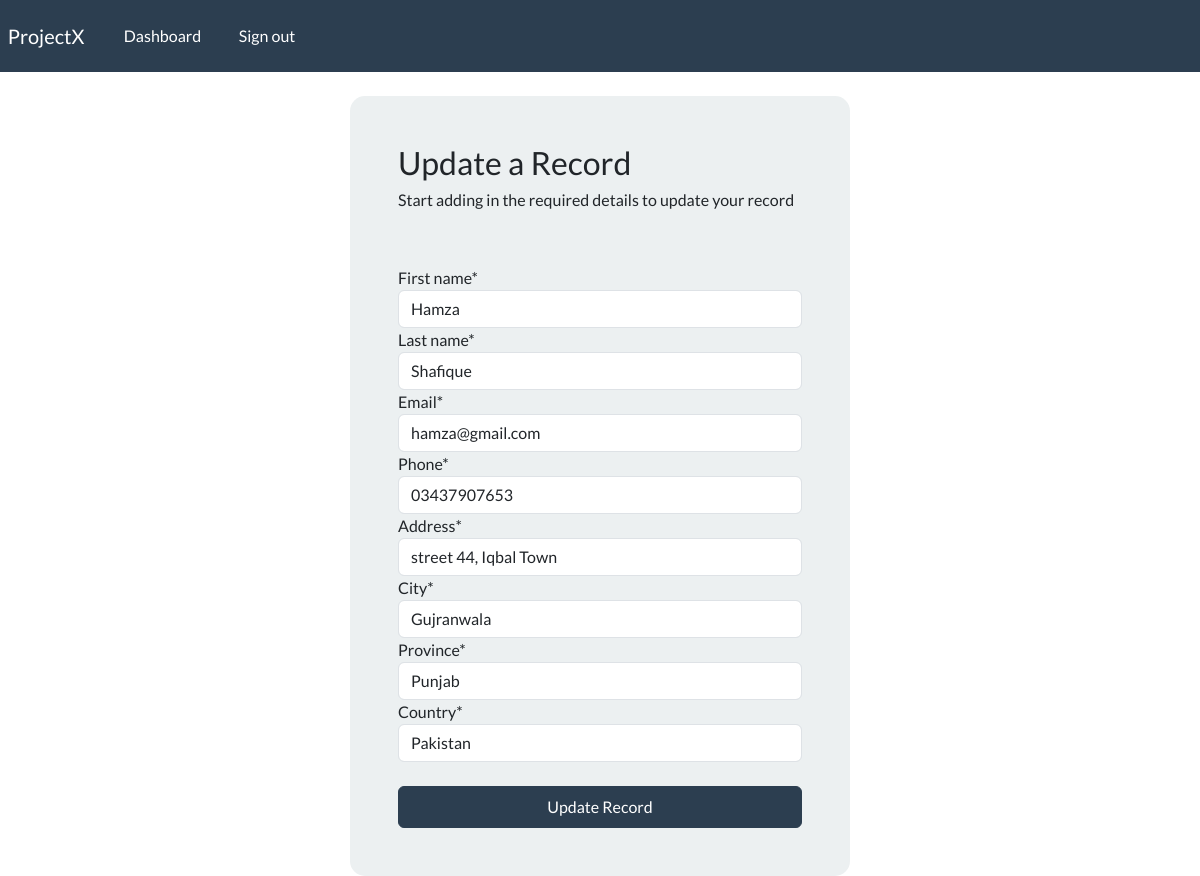
Before: /update-record/2 (signed in) with the older database file.
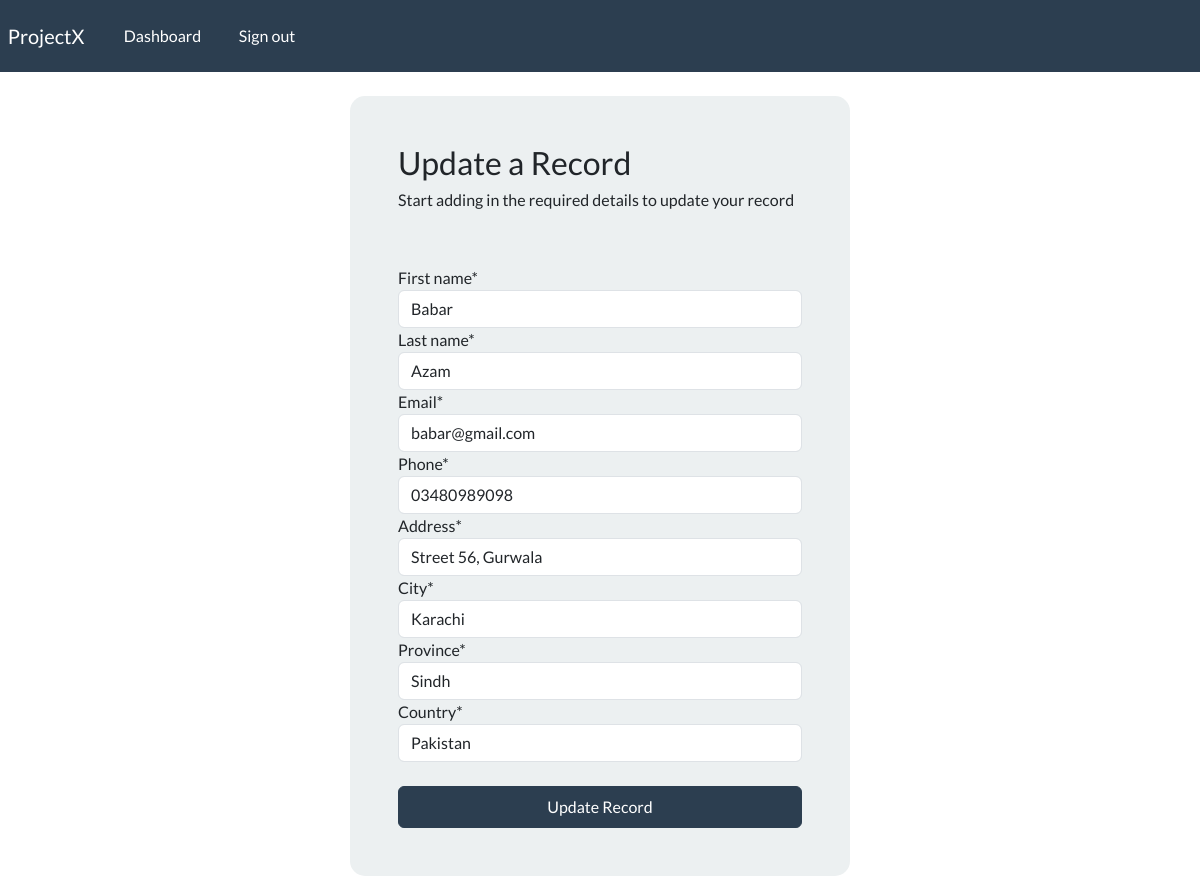
After: the same page with the newer database file.
### webapp/models.py (models this page shows, shortened)
class Record(models.Model):
    user = models.ForeignKey(User, on_delete=models.CASCADE) # For Singleton
    creation_date = models.DateTimeField(auto_now_add=True)
    first_name = models.CharField(max_length=100)
    last_name = models.CharField(max_length=100)
    email = models.CharField(max_length=25)
    phone = models.CharField(max_length=20)
    address = models.CharField(max_length=200)
    city = models.CharField(max_length=200)
    province = models.CharField(max_length=200)
    country = models.CharField(max_length=200)

### webapp/views.py (the view)
# urls.py: path('update-record/<int:pk>', views.update_record, name="update-record"),
@login_required(login_url='my-login')
def update_record(request, pk):
    record = Record.objects.get(id=pk)
    form = UpdateRecordForm(instance=record)
    if request.method =='POST':
        form = UpdateRecordForm(request.POST, instance=record)
        if form.is_valid():
            form.save()
            return redirect("dashboard")
    context = {'form': form}
    return render(request, 'webapp/update-record.html', context=context)

### webapp/forms.py
class UpdateRecordForm(forms.ModelForm):
    class Meta:
        model = Record
        fields = ['first_name', 'last_name', 'email', 'phone','address', 'city', 'province', 'country']

### webapp/templates/webapp/update-record.html (shortened to what this page needs)
{% extends 'webapp/base.html' %}
{% load crispy_forms_tags %}
{% block content %}
<body>
    <div class="container bg-light shadow.md p-5 form-layout">
    <h3>Update a Record</h3>
    <h6>Start adding in the required details to update your record</h6>
    <br>
    <br>
    <form method="POST" autocomplete="off">
    {{form| crispy}}
    <br>
    <button type="submit" class="btn btn-primary w-100 btn-block p-2">Update Record</button>
    </form>
    </div>
    </body>
{% endblock %}

Changed rows visible on the page:
changed Record "Pakistan": first_name "Hamza" → "Babar"; last_name "Shafique" → "Azam"; email "hamza@gmail.com" → "babar@gmail.com"; phone "03437907653" → "03480989098"; address "street 44, Iqbal Town" → "Street 56, Gurwala"; city "Gujranwala" → "Karachi"; province "Punjab" → "Sindh"
